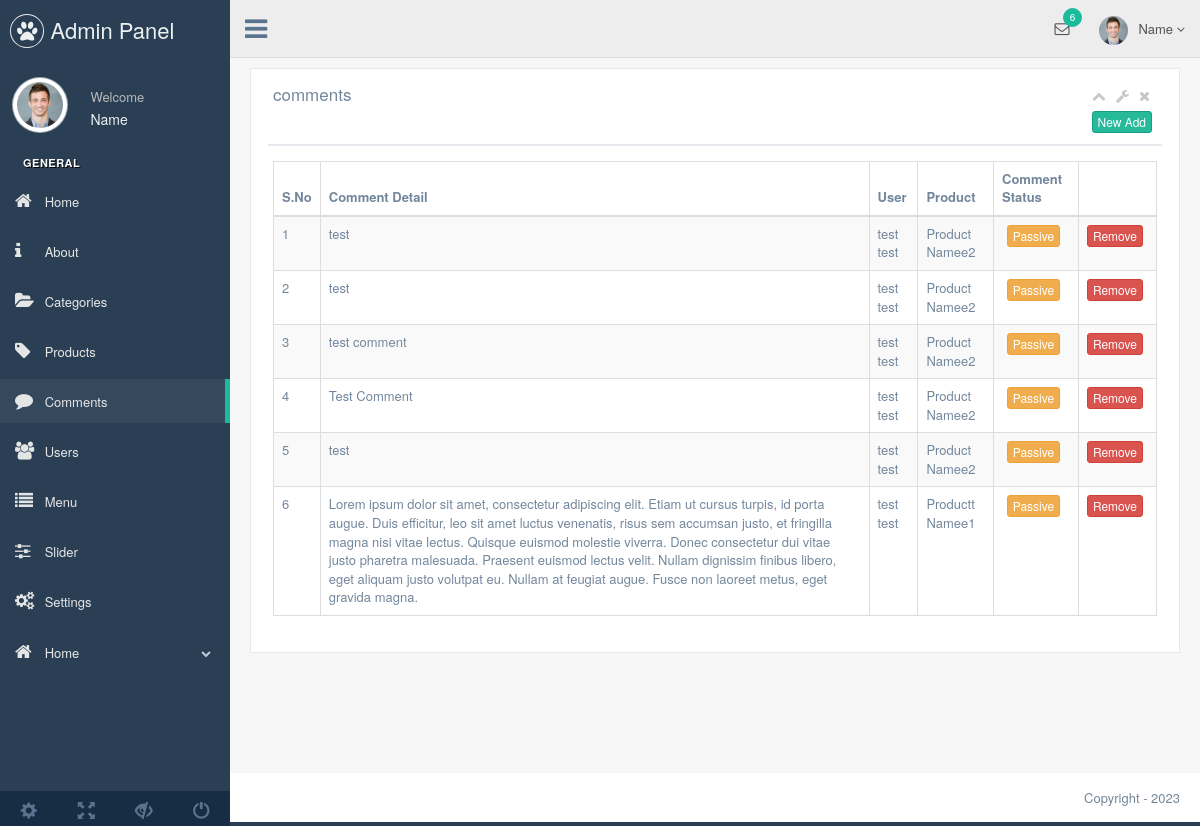
Before: /admin/production/comment.php (signed in) with the older database file.
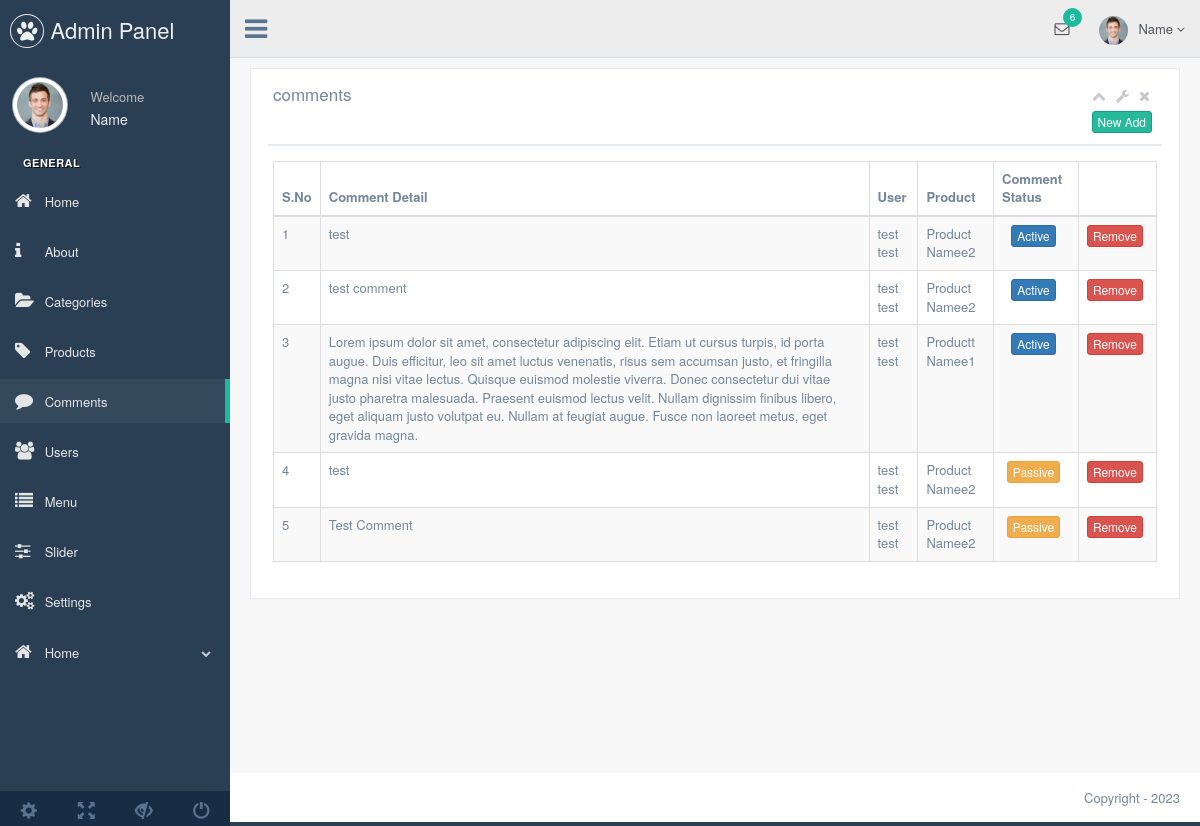
After: the same page with the newer database file.
### tables this page shows
CREATE TABLE `user` (
  `user_id` int(11) NOT NULL,
  `user_time` datetime NOT NULL DEFAULT CURRENT_TIMESTAMP,
  `user_image` varchar(250) DEFAULT NULL,
  `user_tc` varchar(50) DEFAULT NULL,
  `user_name` varchar(50) DEFAULT NULL,
  `user_mail` varchar(100) DEFAULT NULL,
  `user_gsm` varchar(50) DEFAULT NULL,
  `user_password` varchar(50) DEFAULT NULL,
  `user_adress` varchar(250) DEFAULT NULL,
  `user_country` varchar(100) DEFAULT NULL,
  `user_district` varchar(100) DEFAULT NULL,
  `user_title` varchar(100) DEFAULT NULL,
  `user_authority` varchar(50) DEFAULT NULL,
  `user_status` int(1) NOT NULL DEFAULT '1'
);

CREATE TABLE `comments` (
  `comment_id` int(11) NOT NULL,
  `user_id` int(11) NOT NULL,
  `product_id` int(11) NOT NULL,
  `comment_detail` text NOT NULL,
  `comment_time` timestamp NOT NULL DEFAULT CURRENT_TIMESTAMP,
  `comment_status` enum('0','1') NOT NULL DEFAULT '0'
);

CREATE TABLE `product` (
  `product_id` int(11) NOT NULL,
  `category_id` int(11) NOT NULL,
  `product_time` timestamp NOT NULL DEFAULT CURRENT_TIMESTAMP,
  `product_name` varchar(250) NOT NULL,
  `product_seourl` varchar(250) NOT NULL,
  `product_detail` text NOT NULL,
  `product_price` float(9,2) NOT NULL,
  `product_video` varchar(50) NOT NULL,
  `product_keyword` varchar(250) NOT NULL,
  `product_stock` int(11) NOT NULL,
  `product_status` enum('0','1') NOT NULL,
  `product_order` int(2) NOT NULL,
  `product_homeshowcase` enum('0','1') NOT NULL DEFAULT '0'
);

### admin/production/comment.php (the view, shortened to what this page needs)
<?php
require_once 'header.php';
$commentcontrol=$db->prepare("SELECT * FROM comments order by comment_status DESC");
$commentcontrol->execute();
?>
<div class="right_col" role="main">
  <div>
    <div class="row">
      <div class="col-md-12 col-sm-12 col-xs-12">
        <div class="x_panel">
          <div class="x_title">
            <h2>comments </h2>
            <ul class="nav navbar-right panel_toolbox">
              <li><a class="collapse-link"><i class="fa fa-chevron-up"></i></a>
              </li>
              <li class="dropdown">
                <a href="#" class="dropdown-toggle" data-toggle="dropdown" role="button" aria-expanded="false"><i class="fa fa-wrench"></i></a>
              </li>
              <li><a class="close-link"><i class="fa fa-close"></i></a>
              </li>
            </ul>
            <div class="clearfix"></div>
            <div class="text-right">
                <a href="comment-add.php"><button class="btn btn-success btn-xs">New Add</button></a>
            </div>
          </div>
          <div class="x_content">
            <table id="datatable-responsive" class="table table-striped table-bordered dt-responsive nowrap" cellspacing="0" width="100%">
              <thead>
                <tr>
                  <th>S.No</th>
                  <th>Comment Detail</th>
                  <th>User</th>
                  <th>Product</th>
                  <th>Comment Status</th>
                  <th></th>
                </tr>
              </thead>
              <tbody>
                <?php
                $cno=0;
                while($commentbring=$commentcontrol->fetch(PDO::FETCH_ASSOC)) { $cno++?>
                <tr>
                  <td><?php echo $cno ?></td>
                  <td><?php echo $commentbring['comment_detail'] ?></td>
                  <td><?php
                    $user_id=$commentbring['user_id'];
                    $usercheck=$db->prepare("SELECT * FROM user WHERE user_id=:id");
                    $usercheck->execute(['id' => $user_id]);
                    $userbring=$usercheck->fetch(PDO::FETCH_ASSOC);
                    echo $userbring['user_name'];
                  ?></td>
                  <td><?php
                    $product_id=$commentbring['product_id'];
                    $productcheck=$db->prepare("SELECT * FROM product WHERE product_id=:id");
                    $productcheck->execute(['id' => $product_id]);
                    $productbring=$productcheck->fetch(PDO::FETCH_ASSOC);
                    echo $productbring['product_name'];
                  ?></td>
                  <td>
                    <center>
                      <?php
                        if ($commentbring['comment_status']==0) {
                      ?>
                        <a href="../system/work.php?comment_id=<?php echo $commentbring['comment_id'] ?>&comment_st=1&comment_status=active">
                          <button class="btn btn-xs btn-warning">Passive</button>
                        </a>
                      <?php
                        } elseif ($commentbring['comment_status']==1) {
                      ?>
                        <a href="../system/work.php?comment_id=<?php echo $commentbring['comment_id'] ?>&comment_st=0&comment_status=passive">
                          <button class="btn btn-xs btn-primary">Active</button>
                        </a>
                      <?php
                        }
                      ?>
                    </center>
                  </td>
                  <td><center><a href="../system/work.php?comment_id=<?php echo $commentbring['comment_id'] ?>&commentremove=approval"><button class="btn btn-danger btn-xs">Remove</button></a></center></td>
                </tr>
                <?php  }
                ?>
              </tbody>
            </table>
          </div>
        </div>
      </div>
    </div>
  </div>
</div>
<?php require_once 'footer.php'; ?>

### admin/production/header.php (shortened to what this page needs)
<?php
    require_once '../system/connect.php';
    $usersql=$db->prepare("SELECT * FROM user WHERE user_mail=:usermail");
    $usersql->execute(['usermail' => $_SESSION['user_mail']]);
    $userbring=$usersql->fetch(PDO::FETCH_ASSOC);
?>
<!DOCTYPE html>
<html lang="en">
<head>
    <link href="../vendors/bootstrap/dist/css/bootstrap.min.css" rel="stylesheet">
    <link href="../vendors/font-awesome/css/font-awesome.min.css" rel="stylesheet">
    <link href="../vendors/nprogress/nprogress.css" rel="stylesheet">
    <link href="../vendors/iCheck/skins/flat/green.css" rel="stylesheet">
    <link href="../vendors/google-code-prettify/bin/prettify.min.css" rel="stylesheet">
    <link href="../vendors/select2/dist/css/select2.min.css" rel="stylesheet">
    <link href="../vendors/switchery/dist/switchery.min.css" rel="stylesheet">
    <link href="../vendors/starrr/dist/starrr.css" rel="stylesheet">
    <link href="../vendors/bootstrap-daterangepicker/daterangepicker.css" rel="stylesheet">
    <link href="../build/css/custom.min.css" rel="stylesheet">
</head>
<body class="nav-md">
    <div class="container body">
        <div class="main_container">
            <div class="col-md-3 left_col">
                <div class="left_col scroll-view">
                    <div class="navbar nav_title" style="border: 0;">
                        <a href="index.html" class="site_title"><i class="fa fa-paw"></i> <span>Admin Panel </span></a>
                    </div>
                    <div class="profile clearfix">
                        <div class="profile_pic">
                            <img src="images/img.jpg" alt="..." class="img-circle profile_img">
                        </div>
                        <div class="profile_info">
                            <span>Welcome</span>
                            <h2><?php echo $userbring['user_name']; ?></h2>
                        </div>
                    </div>
                    <br />
                    <div id="sidebar-menu" class="main_menu_side hidden-print main_menu">
                        <div class="menu_section">
                            <h3>General</h3>
                            <ul class="nav side-menu">
                                <li>
                                    <a href="index.php"><i class="fa fa-home"></i> Home </a>
                                </li>
                                <li>
                                    <a href="about.php"><i class="fa fa-info"></i> About </a>
                                </li>
                                <li>
                                    <a href="categories.php"><i class="fa fa-folder-open"></i> Categories </a>
                                </li>
                                <li>
                                    <a href="product.php"><i class="fa fa-tag"></i> Products </a>
                                </li>
                                <li>
                                    <a href="comment.php"><i class="fa fa-comment"></i> Comments </a>
                                </li>
                                <li>
                                    <a href="user.php"><i class="fa fa-users"></i> Users </a>
                                </li>
                                <li>
                                    <a href="menu.php"><i class="fa fa-list"></i> Menu </a>
                                </li>
                                <li>
                                    <a href="slider.php"><i class="fa fa-sliders"></i> Slider </a>
                                </li>
                                <li>
                                    <a href="setting.php"><i class="fa fa-cogs"></i> Settings </a>
                                </li>
                                <li><a><i class="fa fa-home"></i> Home <span class="fa fa-chevron-down"></span></a>
                                </li>
                            </ul>
                        </div>
                    </div>
                    <div class="sidebar-footer hidden-small">
                        <a data-toggle="tooltip" data-placement="top" title="Settings">
                            <span class="glyphicon glyphicon-cog" aria-hidden="true"></span>
                        </a>
                        <a data-toggle="tooltip" data-placement="top" title="FullScreen">
                            <span class="glyphicon glyphicon-fullscreen" aria-hidden="true"></span>
                        </a>
                        <a data-toggle="tooltip" data-placement="top" title="Lock">
                            <span class="glyphicon glyphicon-eye-close" aria-hidden="true"></span>
                        </a>
                        <a data-toggle="tooltip" data-placement="top" title="Logout">
                            <span class="glyphicon glyphicon-off" aria-hidden="true"></span>
                        </a>
                    </div>
                </div>
            </div>
            <div class="top_nav">
                <div class="nav_menu">
                    <nav>
                        <div class="nav toggle">
                            <a id="menu_toggle"><i class="fa fa-bars"></i></a>
                        </div>
                        <ul class="nav navbar-nav navbar-right">
                            <li class="">
                                <a href="javascript:;" class="user-profile dropdown-toggle" data-toggle="dropdown"
                                    aria-expanded="false">
                                    <img src="images/img.jpg" alt=""><?php echo $userbring['user_name']; ?>
                                    <span class=" fa fa-angle-down"></span>
                                </a>
                            </li>
                            <li role="presentation" class="dropdown">
                                <a href="javascript:;" class="dropdown-toggle info-number" data-toggle="dropdown"
                                    aria-expanded="false">
                                    <i class="fa fa-envelope-o"></i>
                                    <span class="badge bg-green">6</span>
                                </a>
                            </li>
                        </ul>
                    </nav>
                </div>
            </div>

### admin/production/footer.php (shortened to what this page needs)
<footer>
    <div class="pull-right">
        Copyright - 2023
    </div>
    <div class="clearfix"></div>
</footer>
</div>
</div>
</body>
</html>

Changed rows visible on the page:
removed comments: comment_detail "test", user.user_name "test test", product.product_name "Product Namee2"
changed comments (number 1 of 5 on the later page): comment_status "Passive" → "Active"
changed comments "test comment": comment_status "Passive" → "Active"; moves up the list
changed comments "Productt Namee1": comment_status "Passive" → "Active"; moves up the list
